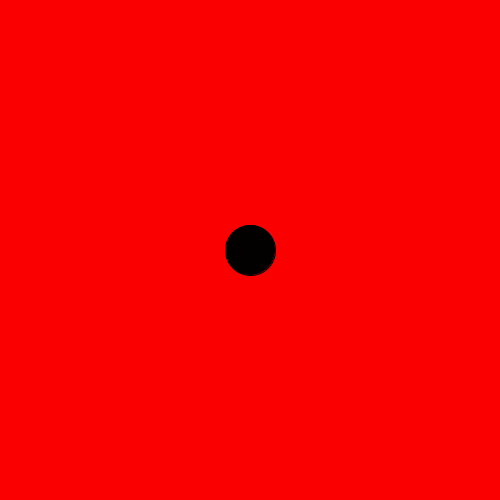
Frame 1 (no input)
Frame 60 (the mouse pressed at the canvas centre just before this capture): identical to frame 1, image omitted
Frame 120 (the mouse held since frame 60 and released just before this capture): identical to frame 1, image omitted

The Processing sketch that drew this single still picture (run headless with seeded random() and noise(); from frame 60 on, the mouse is pressed at the canvas centre):

// Processing sketch: slippery_dot
// ── slippery_dot.pde
 // 1. Create three integer variables to represent the x, y, and the size of the ellipse
       
    void setup() {
      // 2. Set the size of your sketch
    size(500,500);
    }
    
    void draw() {
      // 3. Set the background color of your sketch
      background(#FA0000);
      // 4. Draw an ellipse. Make sure it fits in the window.
      // Use the variables created at the top of the sketch, 
      // for the location and size of your ellipse
   fill(#030000);
    ellipse(250,250,50,50);
    }
    
    void mousePressed() {
      //5. Create an integer variable called distance
      int distance = 0;
      //6. Set the value of the distance variable to the value returned by the getDistance method
      //   Pass the mouse's x and y (mouseX and mouseY) and the x and y of your ellipse to the method.
        
          
      //7.  Use an if statement to check if the distance variable is < the radius of the ellipse
      //    If it is, set a new x and y for the ellipse, using a random location on the window
      //    Hint: Use the Processing random() function
       
      
    }
    
    int getDistance(int x1, int y1, int x2, int y2) {
      return (int)Math.sqrt(Math.pow((x1-x2),2) + Math.pow((y1-y2),2));
    }
